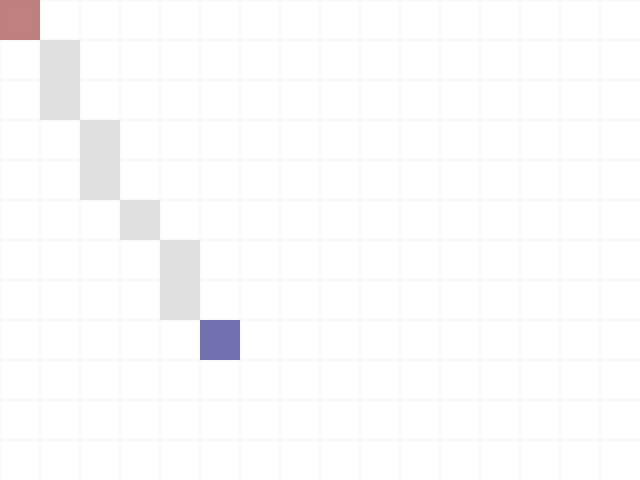
Frame 1 (no input)
Frame 60 (no input): identical to frame 1, image omitted
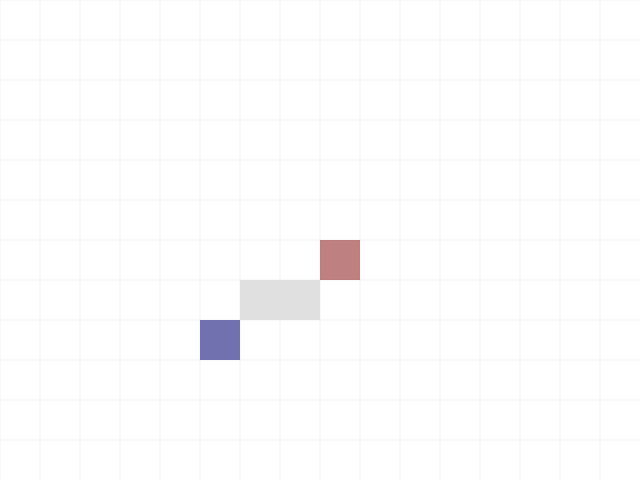
Frame 120 (the mouse pressed at the canvas centre since frame 60)

The p5.js sketch that drew these frames (run headless with seeded random() and noise() and a simulated clock; from frame 60 on, the mouse is pressed at the canvas centre):

// p5.js sketch
// ── sketch.js
var cellWidth = 40;

var xUser, yUser;

function setup() {
  createCanvas(640, 480);
}

function draw() {
  var x = int(mouseX / cellWidth);
  var y = int(mouseY / cellWidth);
  if( x == xUser && y == yUser) {
    return;
  }
  xUser = x;
  yUser = y;
  background(255);
  var x1, y2;
  x1 = 5;
  y1 = 8;
  drawGrid();
  drawCell(xUser, yUser, color(127, 0, 0, 127));
  bresenColor = color(127);
  var bCoords =  bresenhamCoordinates(xUser, yUser, x1, y1);
  for (var pt of bCoords) {
    drawCell(pt.x, pt.y, color(224));
  }
  drawCell(x1, y1, color(0, 0, 127, 127));
  var msg = ""+xUser+','+yUser+" fc="+frameCount;
}

function drawCell(x, y, color_) {
  noStroke();
  fill(color_);
  rect(x * cellWidth, y * cellWidth, cellWidth, cellWidth);
}

function drawGrid() {
  stroke(200, 50);
  strokeWeight(1);
  for (var x = 0; x < width; x += cellWidth) {
    line(x, 0, x, height);
  }
  for (var y = 0; y < height; y += cellWidth) {
    line(0, y, width, y);
  }
}
// ── bresenham.js
// Must pass integers!
function bresenhamCoordinates (x, y, x2, y2) {
    var coordinatesArray = new Array();
 
     // Define differences and error check
    var dx = Math.abs(x2 - x);
    var dy = Math.abs(y2 - y);
    var sx = (x < x2) ? 1 : -1;
    var sy = (y < y2) ? 1 : -1;
    var err = dx - dy;
    // // Set first coordinates
    // coordinatesArray.push({x, y});
    // Main loop
    while (!((x == x2) && (y == y2))) {
      var e2 = err << 1;
      if (e2 > -dy) {
        err -= dy;
        x += sx;
      }
      if (e2 < dx) {
        err += dx;
        y += sy;
      }
      // Set coordinates
      coordinatesArray.push({x, y});
    }
    // Return the result
    return coordinatesArray;
  }
